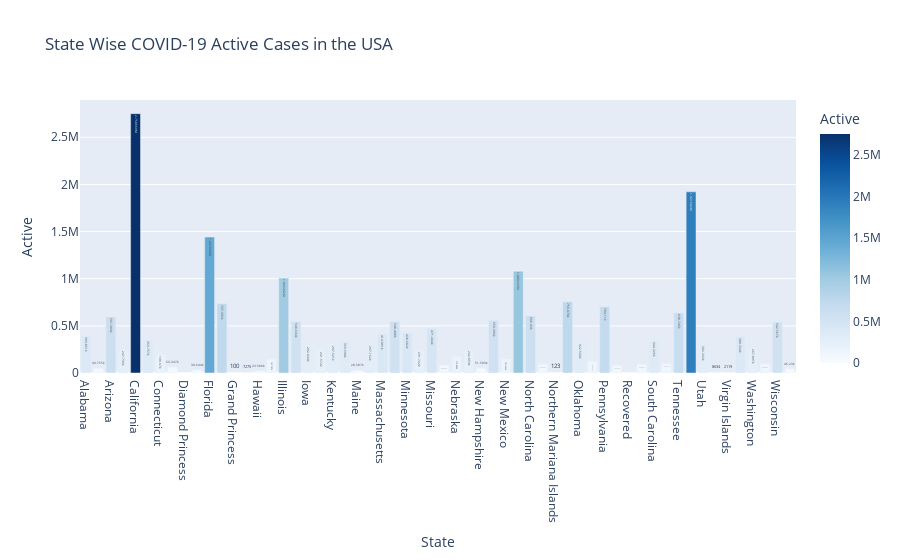

The code cell stored with this chart in its notebook:
### Markdown cell above
### Plot Province/State Wise Active Cases in USA

### Code cell
fig = px.bar(
    states,
    x = 'Province_State',
    y = 'Active',
    title = 'State Wise COVID-19 Active Cases in the USA',
    labels = {'Active': 'Active', 'Province_State': 'State'},
    color = "Active",
    color_continuous_scale = 'blues',
    text_auto = True
)

fig.show()

### Figure 1 — Plotly figure (JSON) as saved in the notebook; plotly's stock layout.template omitted (floating-point values rounded to 4 significant figures)
{"data": [{"alignmentgroup": "True", "hovertemplate": "State=%{x}<br>Active=%{marker.color}<extra></extra>", "legendgroup": "", "marker": {"color": [393851, 49755, 597309, 247736, 2750669, 353757, 199670, 63347, 49, 30644, 1441893, 737395, 100, 7275, 23589, 147707, 1006442, 548634, 292044, 241572, 297521, 333598, 28587, 297162, 414061, 548408, 428682, 231722, 471444, 85048, 173883, 242859, 51509, 559396, 152222, 1080226, 606930, 93206, 123, 756078, 322539, 122873, 704110, 81014, 0, 95552, 344326, 101331, 638746, 1921602, 302333, 8634, 2119, 388334, 267897, 98208, 542567, 46230], "coloraxis": "coloraxis", "pattern": {"shape": ""}}, "name": "", "offsetgroup": "", "orientation": "v", "showlegend": false, "textposition": "auto", "texttemplate": "%{y}", "type": "bar", "x": ["Alabama", "Alaska", "Arizona", "Arkansas", "California", "Colorado", "Connecticut", "Delaware", "Diamond Princess", "District of Columbia", "Florida", "Georgia", "Grand Princess", "Guam", "Hawaii", "Idaho", "Illinois", "Indiana", "Iowa", "Kansas", "Kentucky", "Louisiana", "Maine", "Maryland", "Massachusetts", "Michigan", "Minnesota", "Mississippi", "Missouri", "Montana", "Nebraska", "Nevada", "New Hampshire", "New Jersey", "New Mexico", "New York", "North Carolina", "North Dakota", "Northern Mariana Islands", "Ohio", "Oklahoma", "Oregon", "Pennsylvania", "Puerto Rico", "Recovered", "Rhode Island", "South Carolina", "South Dakota", "Tennessee", "Texas", "Utah", "Vermont", "Virgin Islands", "Virginia", "Washington", "West Virginia", "Wisconsin", "Wyoming"], "xaxis": "x", "y": [393851, 49755, 597309, 247736, 2750669, 353757, 199670, 63347, 49, 30644, 1441893, 737395, 100, 7275, 23589, 147707, 1006442, 548634, 292044, 241572, 297521, 333598, 28587, 297162, 414061, 548408, 428682, 231722, 471444, 85048, 173883, 242859, 51509, 559396, 152222, 1080226, 606930, 93206, 123, 756078, 322539, 122873, 704110, 81014, 0, 95552, 344326, 101331, 638746, 1921602, 302333, 8634, 2119, 388334, 267897, 98208, 542567, 46230], "yaxis": "y"}], "layout": {"barmode": "relative", "coloraxis": {"colorbar": {"title": {"text": "Active"}}, "colorscale": [[0, "rgb(247,251,255)"], [0.125, "rgb(222,235,247)"], [0.25, "rgb(198,219,239)"], [0.375, "rgb(158,202,225)"], [0.5, "rgb(107,174,214)"], [0.625, "rgb(66,146,198)"], [0.75, "rgb(33,113,181)"], [0.875, "rgb(8,81,156)"], [1, "rgb(8,48,107)"]]}, "legend": {"tracegroupgap": 0}, "title": {"text": "State Wise COVID-19 Active Cases in the USA"}, "xaxis": {"anchor": "y", "domain": [0, 1], "title": {"text": "State"}}, "yaxis": {"anchor": "x", "domain": [0, 1], "title": {"text": "Active"}}}}
